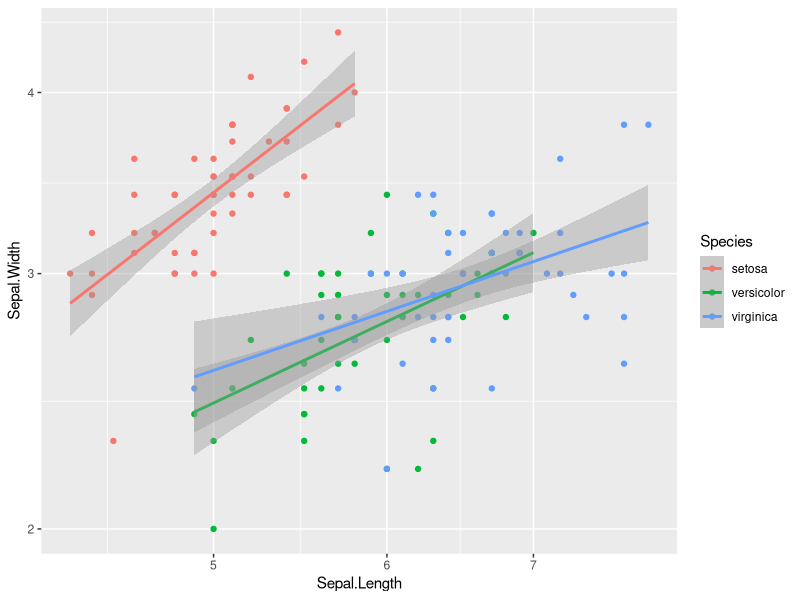

R code for this plot: (Note: this script raises an error after producing the figure.)
## ---- chunk 1

#You must change this!
WORKING_DIRECTORY <- 'CHANGE THIS TO YOUR WORKING DIRECTORY (top level folder where you cloned git repo)'

#Set working directory (also do this for knit)
setwd(WORKING_DIRECTORY)
knitr::opts_knit$set(root.dir = WORKING_DIRECTORY)

knitr::opts_chunk$set(echo = TRUE)

#Load the ggplot2 package
library(ggplot2)
## ---- chunk 2
p <- ggplot(iris, aes(x = Sepal.Length, y = Sepal.Width, colour = Species)) + 
	geom_point() + 
	stat_smooth(method = lm) + 
	scale_x_log10() + 
	scale_y_log10() 

p

## ---- chunk 3
data <- read.csv('data/national_gdp.csv', skip=4)
#Now look at the data
data

# Use the firstrow to rename the columns
new_names_year <- unlist( #unlist unravels list structure with depth 1
  lapply( #lapply applies a function to a list
    strsplit(names(data), split='.', fixed=T), #strsplit will return a list of vectors split from input vector on "." 
    function(x){ #this is the function being applied to strsplit return list by lapply
      return(x[1]) #return the first item ofthe vector--the year, preceded by "X" (or "Line"/"X" for first 2 columns)
  })
)

#Join new names with the first row 
new_names_qtrs <- paste0(new_names_year, as.character(unlist(data[1,])))

names(data) <- new_names_qtrs

#delete the first row!
gdp_raw <- data[-c(1), ]
gdp_raw
## ---- chunk 4
pop <- read.csv('data/national_population.csv')

pop$Period <- paste0(substr(pop$DATE, 1, 4), 'Q', round(as.numeric(substr(pop$DATE, 6, 7))/3)+1)

pop

## ---- chunk 5
library(reshape2)
# Melt to long format with line number and component as ID variables
gdp_long <- melt(gdp_raw, id.vars=c('LineLine', 'X'))

# Now is a good time to rename our variables
names(gdp_long) <- c('Line', 'Component', 'Period', 'Dollars')

# Remove the "X" from the period
gdp_long$Period <- gsub('X', '', gdp_long$Period, fixed = T)

# For now, we really only want top line GDP--line 1.
# We make a new data.frame from the old, ensuring our data types are correct.

# Also, we can add our pop data in now; I have been kind and set it up so that the dates are the same, but usually you would want to use a join to make sure the dates match for each row.

gdp <- data.frame(
  Period = as.character(gdp_long[gdp_long$Line==1,]$Period), 
  Dollars = as.numeric(gdp_long[gdp_long$Line==1,]$Dollars),
  Population = pop$Population
)

gdp

## ---- chunk 6
plot(gdp$Period, gdp$Dollars)
## ---- chunk 7
#Create the base layer
p_0 <- ggplot(gdp, aes(x=Period, y=Dollars, group=1))

#At first, this is just an empty canvas with axis labels and grid lines.
p_0
## ---- chunk 8
p_1 <- p_0 + 
  geom_line(aes(size = Dollars/Population), color = "#FC4E07") +
  geom_line(size = 1.05)

p_1

## ---- chunk 9
p_2 <- p_1 +
  stat_smooth(method = "loess")

p_2
## ---- chunk 10

dates_to_show <- gdp$Period[seq(1, length(gdp$Period), by = 20)]
print(dates_to_show)

p_3 <- p_2 + 
  scale_y_continuous(labels=scales::dollar_format()) +  # Use the "dollar_format()" function from scales (ggplot dep'cy)
  scale_x_discrete(breaks = dates_to_show) # Use the dates_to_show var we defined above to skip 20 quarters

p_3

## ---- chunk 11
p_4 <- p_3 +
  labs(title = "Nominal Gross Domestic Product",
       subtitle = "Total [Billions], Per Capita, and Projection") + #Add chart title, subtitle
  theme(axis.text.x = element_text(angle = 45, hjust=1), #Rotate axis labels and shift to the right
        plot.title = element_text(hjust = 0.5),          #Center chart title
        plot.subtitle = element_text(hjust = 0.5))       #Center chart subtitle

p_4
## ---- chunk 12
# a data frame with all the annotation info
annotation <- data.frame(
   Period = c("2007Q4","2009Q2", "2020Q2"),
   Dollars = c(20000,10000, 25000),
   label = c("Beginning of Great Recession", "End of Great Recession", "Beginning of \nCOVID Recession")
)


p_4 + geom_text(data=annotation, aes( x=Period, y=Dollars, label=label), 
           color="orange", 
           size=3 , angle=45, fontface="bold" )
